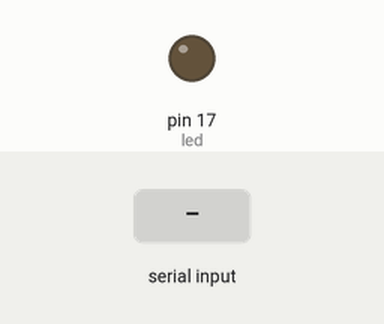
This sketch was run on a simulated Arduino Uno, built with avr-gcc and run on an emulated ATmega328P. On the bench: output pins drawn as LEDs (lit = HIGH). The inputs (shaded band) are chosen by the test bench. What the sketch prints to the serial monitor is not drawn.

Above: at 1.2 s.
1.3 s: "1" received over Serial
Timing chart, 0 to 4.3 s (numbered marks = the images above; inputs shaded):
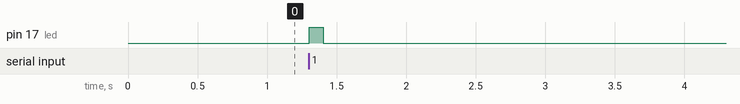

The sketch:

1_pc_arduino_serial.ino
```cpp
/** A Arduino board shows up as a file on Linux. You programs in C/C++/Python and even Java or whatever,
need to write and read to this file to communicate with the Arduino. In this example, the Arduino responds
back with the same text it received.

	Author  : Manohar Kuse <mpkuse@connect.ust.hk>
	Created : 20th Jan, 2019
**/
int led = 17;

void setup() {
  // put your setup code here, to run once:
  Serial.begin( 9600 );
  Serial.println( "Hello\n" );
    pinMode(led, OUTPUT);

}

int c=0;
char incoming_string[100];
void loop() {

  // If you see anything is available, read it all,
  // 1 character at a time
  while( Serial.available()  ) {
    incoming_string[c] = Serial.read();
    c++;
  }

  if( c > 0 ) {
    incoming_string[c] = '\0'; //< Don't forget this

    // Send back whatever was received
    Serial.write( "I received: " );
    Serial.write( incoming_string );
    c = 0;

    // Blink the LED to indicate this action
    digitalWrite(led, HIGH);
    delay(100);
    digitalWrite(led, LOW);
    delay(100);
  }
  delay(5);
}
```

Measured:
- after the input at 1.3 s, pin 17 (led): LOW → HIGH at once, → LOW 0.10 s later
